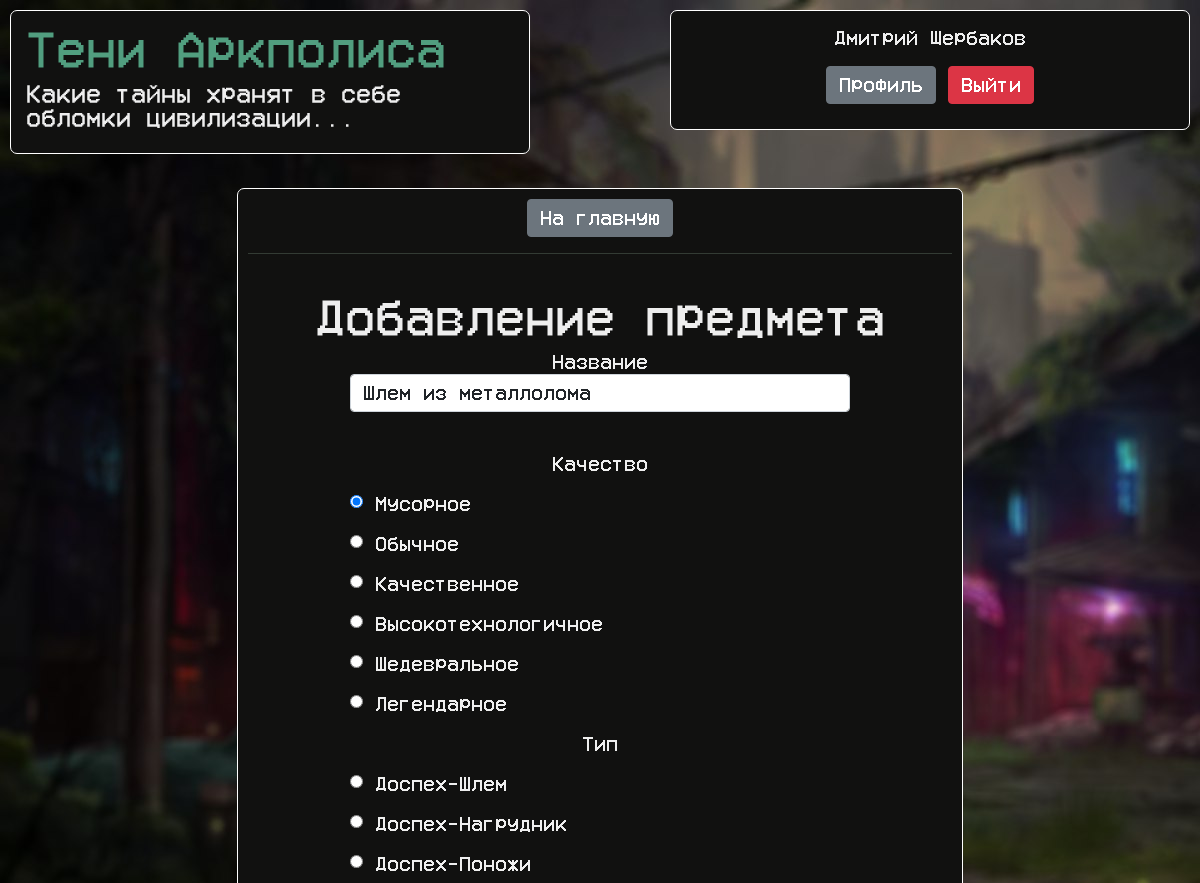
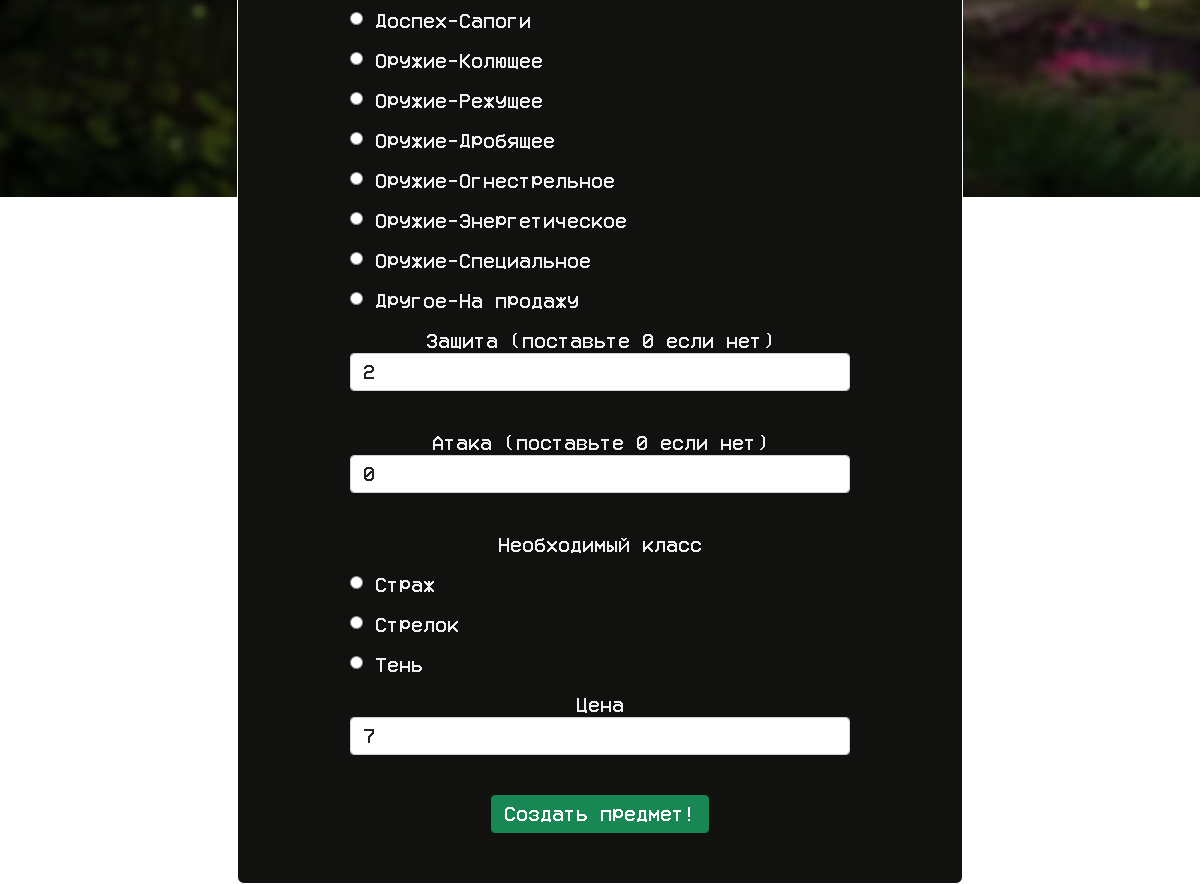
/edit_item/1 (signed in), run on the app's committed database (2 pictures, top to bottom).
### data/models/player.py (models this page shows, shortened)
class Player(SqlAlchemyBase, UserMixin):
    __tablename__ = 'players'
    id = sqlalchemy.Column(sqlalchemy.Integer, nullable=False, primary_key=True, autoincrement=True)
    email = sqlalchemy.Column(sqlalchemy.String, nullable=False, unique=True)
    name = sqlalchemy.Column(sqlalchemy.String, nullable=False)
    surname = sqlalchemy.Column(sqlalchemy.String, nullable=False)
    password = sqlalchemy.Column(sqlalchemy.String)
    nickname = sqlalchemy.Column(sqlalchemy.String, nullable=False)
    inventory = sqlalchemy.Column(sqlalchemy.String, nullable=True)
    equipped = sqlalchemy.Column(sqlalchemy.String, nullable=True)
    money = sqlalchemy.Column(sqlalchemy.Integer, nullable=False)
    location = sqlalchemy.Column(sqlalchemy.String, nullable=False)
    player_class = sqlalchemy.Column(sqlalchemy.Integer, sqlalchemy.ForeignKey('player_classes.id'), nullable=False)
    hp = sqlalchemy.Column(sqlalchemy.String, nullable=False)
    level = sqlalchemy.Column(sqlalchemy.String, nullable=False)

### data/models/items.py (models this page shows)
class Items(SqlAlchemyBase):
    __tablename__ = 'items'
    id = sqlalchemy.Column(sqlalchemy.Integer, nullable=False, primary_key=True, autoincrement=True)
    name = sqlalchemy.Column(sqlalchemy.String, nullable=False)
    rarity = sqlalchemy.Column(sqlalchemy.String, nullable=False)
    item_type_id = sqlalchemy.Column(sqlalchemy.Integer, sqlalchemy.ForeignKey('item_types.id'), nullable=False)
    protection = sqlalchemy.Column(sqlalchemy.Integer, nullable=True)
    attack = sqlalchemy.Column(sqlalchemy.Integer, nullable=True)
    class_required = sqlalchemy.Column(sqlalchemy.Integer, sqlalchemy.ForeignKey('player_classes.id'), nullable=False)
    cost = sqlalchemy.Column(sqlalchemy.Integer, nullable=False)
    item_type = orm.relation('ItemType')

### main.py (the view, shortened to what this page needs)
@app.route('/edit_item/<int:item_id>', methods=['GET', 'POST'])  # Форма редактирования предмета по id
@login_required
def edit_item(item_id):
    db_sess = db_session.create_session()
    if current_user not in db_sess.query(Player).filter(Player.id.in_([1, 2, 3])):
        return redirect('/message/low_access')
    form = NewItemForm()
    if request.method == 'GET':
        db_sess = db_session.create_session()
        items = db_sess.query(Items).filter(Items.id == item_id).first()
        if items:
            form.name.data = items.name
            form.rarity.data = items.rarity
            form.item_type.data = items.item_type_id
            form.protection.data = int(items.protection)
            form.attack.data = int(items.attack)
            form.class_required.data = items.class_required
            form.cost.data = int(items.cost)
        else:
            abort(404)
    return render_template('new_item_page.html', heading='Редактирование предмета', form=form)

### data/db_session.py (called while the page is built)
def create_session() -> Session:
    global __factory
    return __factory()

### main.py (called while the page is built)
@login_manager.user_loader
def load_user(player_id):
    db_sess = db_session.create_session()
    return db_sess.query(Player).get(player_id)

### templates/new_item_page.html (shortened to what this page needs)
{% extends "basic_template.html" %}
{% block content %}
<br><br>
<div align="center" class="centred_div">
    <a class="btn btn-secondary" href="/" role="button">На главную</a>
    <br><hr><br>
    <h1 align="center">Добавление предмета</h1>
    <form action="" method="post">
        <p>
            {{ form.name.label }}<br>
            {{ form.name(class="form-control") }}<br>
        </p>
        <p>
            {{ form.rarity.label }}<br>
            {% for radio_button in form.rarity %}
                <p align="left">
                    {{ radio_button }} {{ radio_button.label }}
                </p>
            {% endfor %}
        </p>
        <p>
            {{ form.item_type.label }}<br>
            {% for radio_button in form.item_type %}
                <p align="left">
                    {{ radio_button }} {{ radio_button.label }}
                </p>
            {% endfor %}
        </p>
        <p>
            {{ form.protection.label }}<br>
            {{ form.protection(class="form-control") }}<br>
        </p>
        <p>
            {{ form.attack.label }}<br>
            {{ form.attack(class="form-control") }}<br>
        </p>
        <p>
            {{ form.class_required.label }}<br>
            {% for radio_button in form.class_required %}
                <p align="left">
                    {{ radio_button }} {{ radio_button.label }}
                </p>
            {% endfor %}
        </p>
        <p>
            {{ form.cost.label }}<br>
            {{ form.cost(class="form-control") }}<br>
        </p>
        <p>{{ form.submit(type="submit", class="btn btn-success") }}</p>
    </form>
    <br>
</div>
{% endblock %}

### templates/basic_template.html (shortened to what this page needs)
<!DOCTYPE html>
<html lang="en">
<head>
    <link href="https://cdn.jsdelivr.net/npm/bootstrap@5.1.3/dist/css/bootstrap.min.css" rel="stylesheet"
>
    <link rel="stylesheet" type="text/css" href="../static/css/main_style.css" />
</head>
<body>
    <header>
        <div class="header_div">
            <h1 class="heading_text">Тени Аркполиса</h1>
            <h5>Какие тайны хранят в себе обломки цивилизации...</h5>
        </div>
        <div class="user_div" align="center">
            {% if current_user.is_authenticated %}
                <p>{{ current_user.name }} {{ current_user.surname }}</p>
                <a class="btn btn-secondary" href="/profile">Профиль</a>
                <a class="btn btn-danger" href="/logout">Выйти</a>
            {% else %}
                <br>
                <a class="btn btn-success" href="/register">Зарегистрироваться</a>
                <a class="btn btn-primary" href="/login">Войти</a>
            {% endif %}
        </div>
    </header>
    <main role="main" class="container">
        {% block content %}{% endblock %}
    </main>
</body>
</html>

### static/css/main_style.css (style rules this page uses)
body { background-image: url(../img/background.jpg); background-repeat: no-repeat; background-attachment: fixed; font-family: 'CustomFont'; color: #eeeeee; }
form { min-width: 500px; }
div { background-color: #111110; min-width: 520px; width: 65%; border-radius: 7px; border: 1px solid #ffffff; padding: 10px; }
hr { border: none; color: #99b7a0; background-color: #99b7a0; height: 1px; }
h1 { font-size: 40px; }
form { width: 450px; }
.centred_div { margin-left: auto; margin-right: auto; }
.heading_text { color: #519e7f; }
.header_div { width: 33%; min-height: 120px; padding: 15px; float: left; margin-left: 10px; }
.user_div { display: block; margin-left: auto; width: 25%; min-height: 120px; padding: 15px; margin-top: 10px; margin-right: 10px; margin-bottom: 10px; }

### data on the page
Player: name "Дмитрий", surname "Щербаков"
Items: name "Шлем из металлолома", protection "2", attack "0", cost "7"

### other printed values
{{ radio_button.label }} "Мусорное" "Обычное" "Качественное" "Высокотехнологичное" "Шедевральное" "Легендарное"
{{ radio_button.label }} "Доспех-Шлем" "Доспех-Нагрудник" "Доспех-Поножи" "Доспех-Сапоги" "Оружие-Колющее" "Оружие-Режущее" "Оружие-Дробящее" "Оружие-Огнестрельное" "Оружие-Энергетическое" "Оружие-Специальное" "Другое-На продажу"
{{ radio_button.label }} "Страж" "Стрелок" "Тень"
